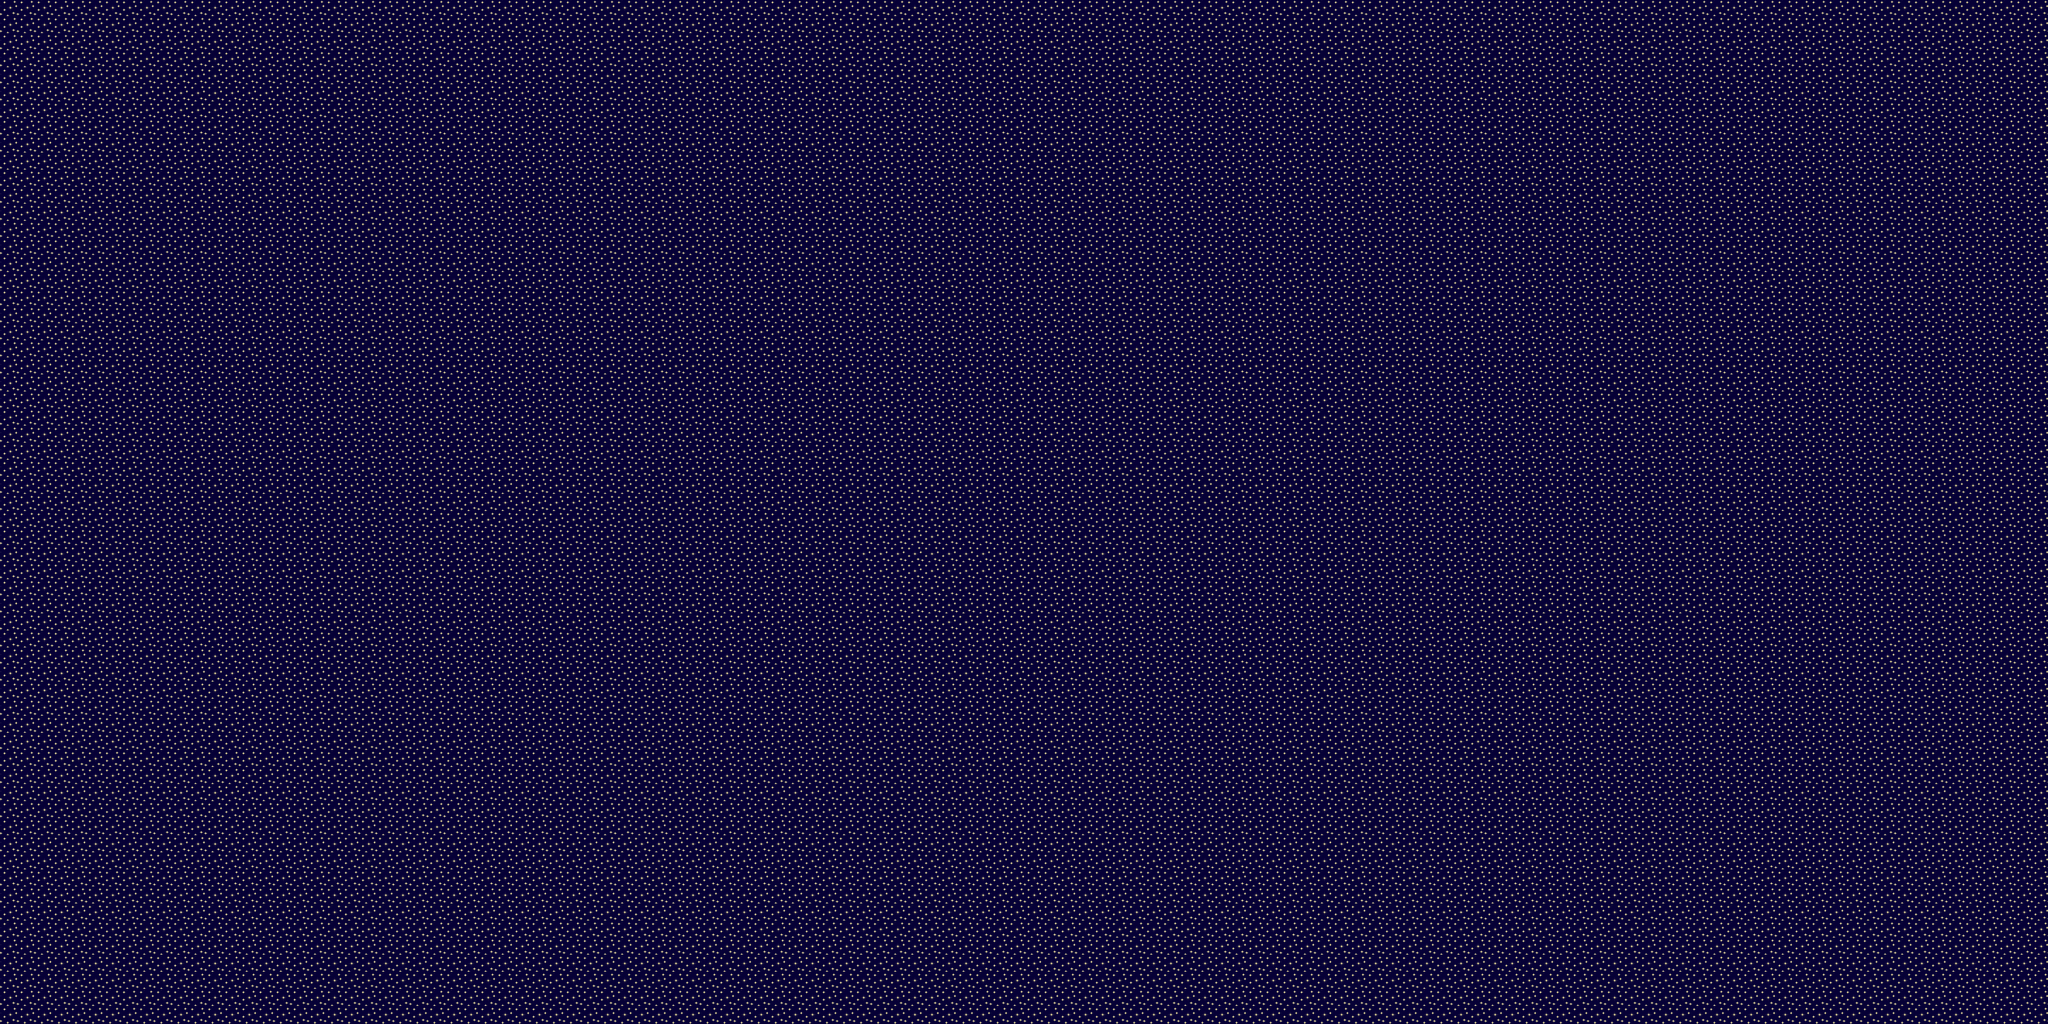

A level layout from a 2D game, rendered from its tile map. Below: a short description, then the map file with tile-grid data replaced by summaries:
An orthogonal 120x60 tile map with 32x32 px tiles, 5 tile layers (Background, Floor, Blocks, Items, ...), 2 tilesets.

<map version="1.0" orientation="orthogonal" renderorder="right-down" width="120" height="60" tilewidth="32" tileheight="32" nextobjectid="1">
 <tileset firstgid="1" name="map_tiles" tilewidth="34" tileheight="34" tilecount="28" columns="4">
  <image source="../blocks/map_tiles.png" width="136" height="256" />
  <tile id="2">
   <properties>
    <property name="Item-Spawner" value="" />
   </properties>
  </tile>
  <tile id="4">
   <properties>
    <property name="Spawn-P2" value="" />
   </properties>
  </tile>
  <tile id="5">
   <properties>
    <property name="Spawn-P3" value="" />
   </properties>
  </tile>
  <tile id="6">
   <properties>
    <property name="Spawn-P4" value="" />
   </properties>
  </tile>
  <tile id="7">
   <properties>
    <property name="Spawn-P1" value="" />
   </properties>
  </tile>
  <tile id="8">
   <properties>
    <property name="blocked" value="" />
    <property name="undestructable" value="" />
   </properties>
  </tile>
  <tile id="9">
   <properties>
    <property name="blocked" value="" />
    <property name="ghost-blocked" value="" />
    <property name="undestructable" value="" />
   </properties>
  </tile>
  <tile id="10">
   <properties>
    <property name="blocked" value="" />
   </properties>
  </tile>
  <tile id="12">
   <properties>
    <property name="blocked" value="" />
   </properties>
  </tile>
  <tile id="13">
   <properties>
    <property name="blocked" value="" />
   </properties>
  </tile>
  <tile id="14">
   <properties>
    <property name="blocked" value="" />
   </properties>
  </tile>
  <tile id="15">
   <properties>
    <property name="blocked" value="" />
   </properties>
  </tile>
  <tile id="16">
   <properties>
    <property name="blocked" value="" />
   </properties>
  </tile>
  <tile id="17">
   <properties>
    <property name="blocked" value="" />
   </properties>
  </tile>
  <tile id="18">
   <properties>
    <property name="blocked" value="" />
   </properties>
  </tile>
  <tile id="19">
   <properties>
    <property name="blocked" value="" />
   </properties>
  </tile>
  <tile id="20">
   <properties>
    <property name="blocked" value="" />
   </properties>
  </tile>
  <tile id="21">
   <properties>
    <property name="blocked" value="" />
   </properties>
  </tile>
  <tile id="22">
   <properties>
    <property name="blocked" value="" />
   </properties>
  </tile>
  <tile id="23">
   <properties>
    <property name="blocked" value="" />
   </properties>
  </tile>
  <tile id="24">
   <properties>
    <property name="blocked" value="" />
   </properties>
  </tile>
 </tileset>
 <tileset firstgid="29" name="background-credits" tilewidth="34" tileheight="34" tilecount="28" columns="4">
  <image source="../blocks/background-credits.png" width="136" height="256" />
 </tileset>
 <layer name="Background" width="120" height="60">
  <data>[7200 cells, 7200 non-empty, 1 distinct tile ids]</data>
 </layer>
 <layer name="Floor" width="120" height="60">
  <data>[7200 cells, 0 non-empty, 0 distinct tile ids]</data>
 </layer>
 <layer name="Blocks" width="120" height="60">
  <data>[7200 cells, 0 non-empty, 0 distinct tile ids]</data>
 </layer>
 <layer name="Items" width="120" height="60">
  <data>[7200 cells, 0 non-empty, 0 distinct tile ids]</data>
 </layer>
 <layer name="Bombs" width="120" height="60">
  <data>[7200 cells, 0 non-empty, 0 distinct tile ids]</data>
 </layer>
</map>
